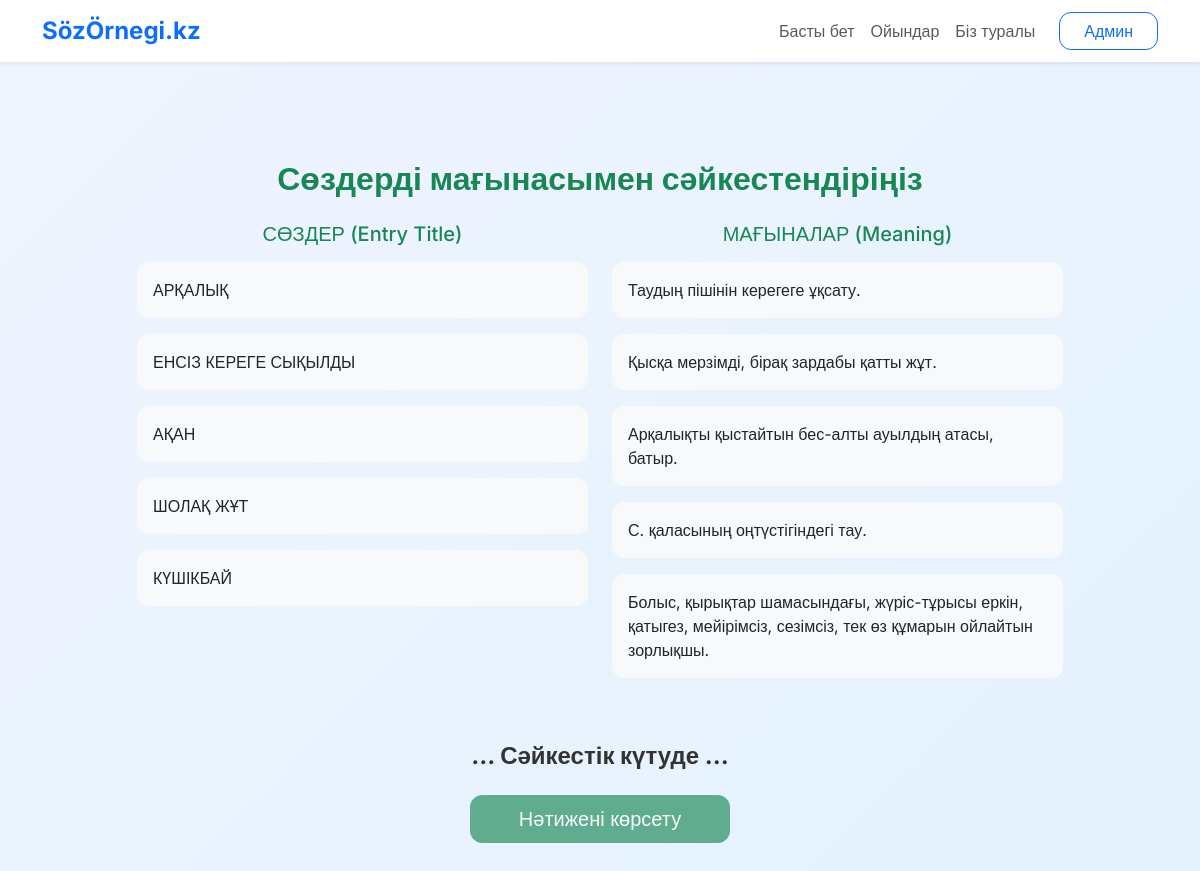
The page /games/match/ on the database its author committed.
### core/models.py (models this page shows, shortened)
class CorpusEntry(models.Model):
    work = models.ForeignKey(Work, on_delete=models.CASCADE, verbose_name="Шығарма")
    category = models.ForeignKey(Category, on_delete=models.CASCADE, verbose_name="Санаты")
    entry_title = models.CharField(max_length=255, verbose_name="Сөз/Тіркес/Кейіпкер аты")
    meaning = models.TextField(verbose_name="Мағынасы/Талдауы", blank=True)
    example_text = models.TextField(verbose_name="Мәтіндегі қолданысы (Мысал)", blank=True)
    class Meta:
        verbose_name = "Корпус жазбасы"
        verbose_name_plural = "Корпус жазбалары"

### core/views.py (the view, shortened to what this page needs)
# urls.py: path('games/match/', game_match, name='match'),
def game_match(request):
    count = int(request.GET.get('count', 5))
    entries = list(CorpusEntry.objects.filter(meaning__isnull=False).exclude(meaning__exact='')[:20])
    random.shuffle(entries)
    selected = entries[:count]
    words = [{'id': x.id, 'text': x.entry_title} for x in selected]
    meanings = [{'id': x.id, 'text': x.meaning} for x in selected]
    random.shuffle(meanings)
    return render(request, 'game_match_play.html', {'words': words, 'meanings': meanings, 'count': count})

### core/templates/game_match_play.html (shortened to what this page needs)
{% extends 'base.html' %}
{% block content %}
<h2 class="text-success mb-4 text-center fw-bold">Сөздерді мағынасымен сәйкестендіріңіз</h2>
<div class="row justify-content-center">
    <div class="col-lg-10">
        <form method="POST" action="{% url 'match' %}" id="matchForm">
            <div class="row">
                <div class="col-md-6">
                    <h5 class="text-center text-success mb-3">СӨЗДЕР (Entry Title)</h5>
                    {% for w in words %}
                    <div class="card p-3 mb-3 border-0 bg-light word-card match-item"
                         data-id="{{ w.id }}" data-type="word"
                         id="w-{{ w.id }}" onclick="selectItem(this)"
                         style="cursor:pointer; transition: all 0.2s;">
                        {{ w.text }}
                    </div>
                    {% endfor %}
                </div>
                <div class="col-md-6">
                    <h5 class="text-center text-success mb-3">МАҒЫНАЛАР (Meaning)</h5>
                    {% for m in meanings %}
                    <div class="card p-3 mb-3 border-0 bg-light meaning-card match-item"
                         data-id="{{ m.id }}" data-type="meaning"
                         id="m-{{ m.id }}" onclick="selectItem(this)"
                         style="cursor:pointer; transition: all 0.2s;">
                        {{ m.text }}
                    </div>
                    {% endfor %}
                </div>
            </div>
            <div class="text-center mt-5">
                <h4 class="fw-bold" id="match-status">... Сәйкестік күтуде ...</h4>
                <button type="submit" id="submitButton" class="btn btn-success btn-lg px-5 mt-3" disabled>
                    Нәтижені көрсету
                </button>
            </div>
        </form>
    </div>
</div>
{% endblock %}

### core/templates/base.html (shortened to what this page needs)
<!DOCTYPE html>
<html lang="kk">
<head>
    <link href="https://cdn.jsdelivr.net/npm/bootstrap@5.3.0/dist/css/bootstrap.min.css" rel="stylesheet">
    <link rel="stylesheet" href="https://cdn.jsdelivr.net/npm/bootstrap-icons@1.10.0/font/bootstrap-icons.css">
</head>
<body>
<nav class="navbar navbar-expand-lg sticky-top mb-5 bg-white shadow-sm">
    <div class="container">
        <a class="navbar-brand fw-bold text-primary" href="/">SözÖrnegi.kz </a>
        <div class="collapse navbar-collapse" id="navbarNav">
            <ul class="navbar-nav ms-auto">
                <li class="nav-item"><a class="nav-link" href="/">Басты бет</a></li>
                <li class="nav-item"><a class="nav-link" href="/games/">Ойындар</a></li>
                <li class="nav-item"><a class="nav-link" href="/about/">Біз туралы</a></li>
            </ul>
            <a href="/admin" class="btn btn-outline-primary ms-3 px-4">Админ</a>
        </div>
    </div>
</nav>
<div class="container content-container">
    {% block content %}
        {% endblock %}
</div>
</body>
</html>

### core/templates/base.html (style rules this page uses)
:root { --main-radius: 12px; --primary-color: #0d6efd; }
body { background: linear-gradient(135deg, #f0f4ff 0%, #e3f2fd 100%); font-family: 'Inter', sans-serif; color: #333; min-height: 100vh; }
.search-container, .form-control, .form-select, .btn, .category-btn, .result-card, .modal-content, .btn-search-icon, .info-badge, .card { border-radius: var(--main-radius) !important; }
.navbar { background-color: #ffffff; box-shadow: 0 2px 10px rgba(0,0,0,0.05); }
.navbar-brand { color: var(--primary-color) !important; font-weight: 700; font-size: 1.5rem; }
.content-container { padding-top: 50px; padding-bottom: 50px; }

### rows shown on the page
CorpusEntry: text "АРҚАЛЫҚ", text "С. қаласының оңтүстігіндегі тау."
CorpusEntry: text "ЕНСІЗ КЕРЕГЕ СЫҚЫЛДЫ", text "Таудың пішінін керегеге ұқсату."
CorpusEntry: text "АҚАН", text "Болыс, қырықтар шамасындағы, жүріс-тұрысы еркін, қатыгез, мейірімсіз, сезімсіз, тек өз құмарын ойлайтын зорлықшы."
CorpusEntry: text "ШОЛАҚ ЖҰТ", text "Қысқа мерзімді, бірақ зардабы қатты жұт."
CorpusEntry: text "КҮШІКБАЙ", text "Арқалықты қыстайтын бес-алты ауылдың атасы, батыр."
